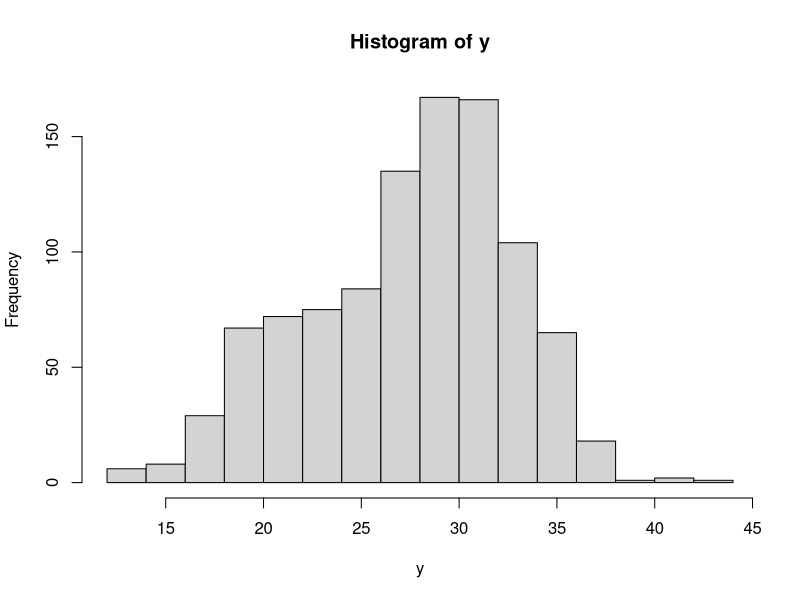
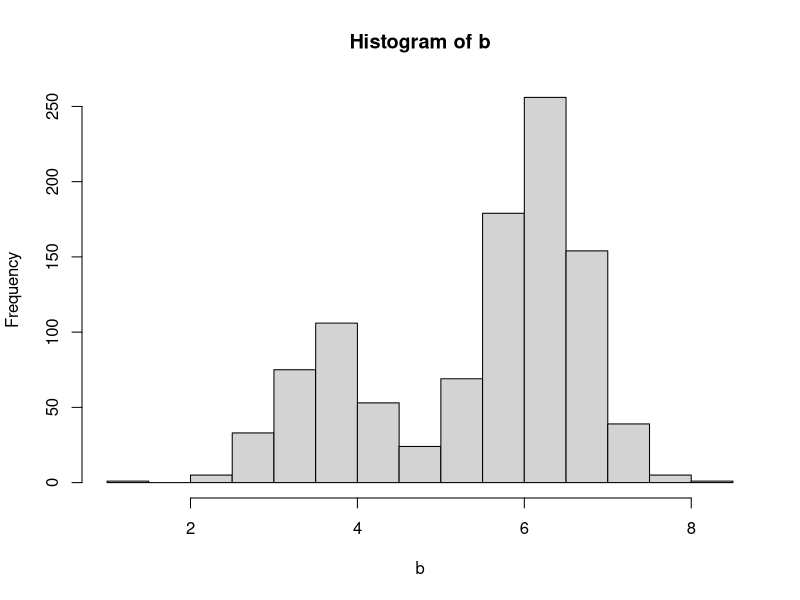
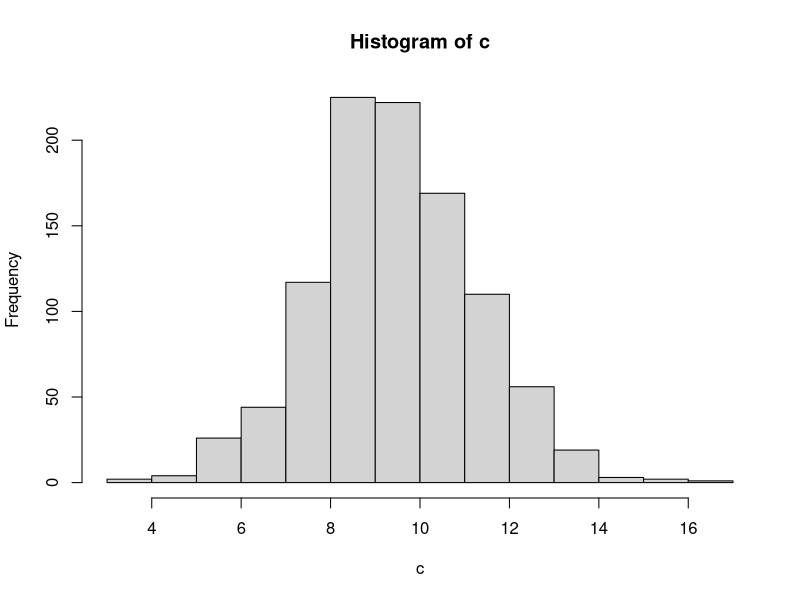
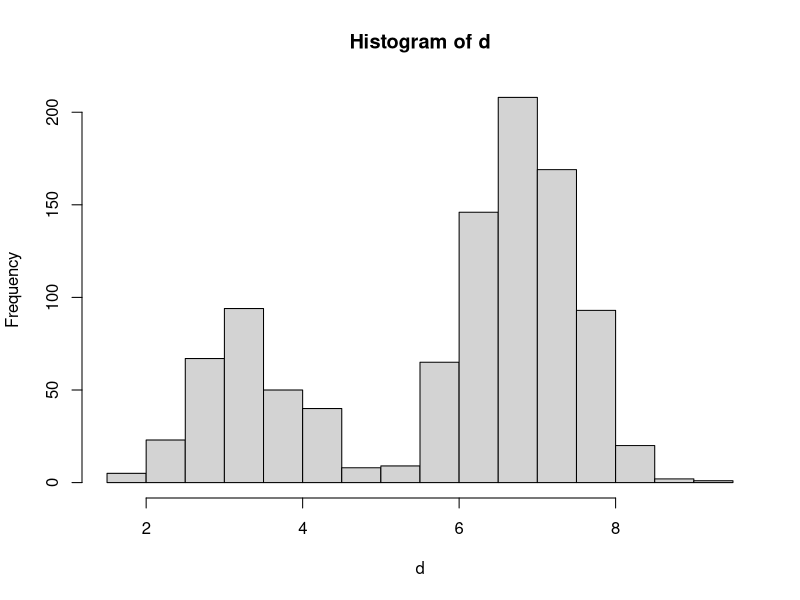

Write the R code that produced these figures, in order. (Note: this script raises an error after producing the figures.)
## ---- chunk 1
knitr::opts_chunk$set(echo = TRUE)
## ---- chunk 2
n = 1000

#covariates
d = rbinom(n,1,0.7)
e = rnorm(n,30,5)
f = rnorm(n,120,5)
h = rpois(n,20)

#exposures

b = 2.5*d+0.027*e+0.018*f+0.035*h +rnorm(n,0,0.5)
c = 1.5*d+0.013*e+0.008*f+0.35*h+rnorm(n,0,0.5)
d = 3.5*d+0.07*e+0.002*f+0.05*h+rnorm(n,0,0.5)

#response

y = 0.26*b+0.35*c+0.87*d+1.3*d+0.072*e+0.008*f+0.35*h+rnorm(n,0,0.5)


hist(y)

hist(b)
hist(c)
hist(d)
## ---- chunk 3

ipw = function(x,df,form){
# the numerator
mod_num <- lm(x ~ 1, data = df)

num <- dnorm(x = x, # treatment 
             mean = fitted.values(mod_num), # fitted values
             sd = summary(mod_num)$sigma) # model sigma
# the demonimator
mod_den <- lm(formula = form, data = df)

den <- dnorm(x = x, # treatment variable
             mean = fitted.values(mod_den), # fitted values
             sd = summary(mod_den)$sigma)
ipw_s = num/den
return(ipw_s)
}

## ---- chunk 4
mod_num <- lm(x ~ 1, data = df)

num <- dnorm(x = x, # treatment 
             mean = fitted.values(mod_num), # fitted values
             sd = summary(mod_num)$sigma) # model sigma
# the demonimator
mod_den <- lm(formula = form, data = df)

den <- dnorm(x = x, # treatment variable
             mean = fitted.values(mod_den), # fitted values
             sd = summary(mod_den)$sigma)
ipw_s = num/den
## ---- chunk 5

